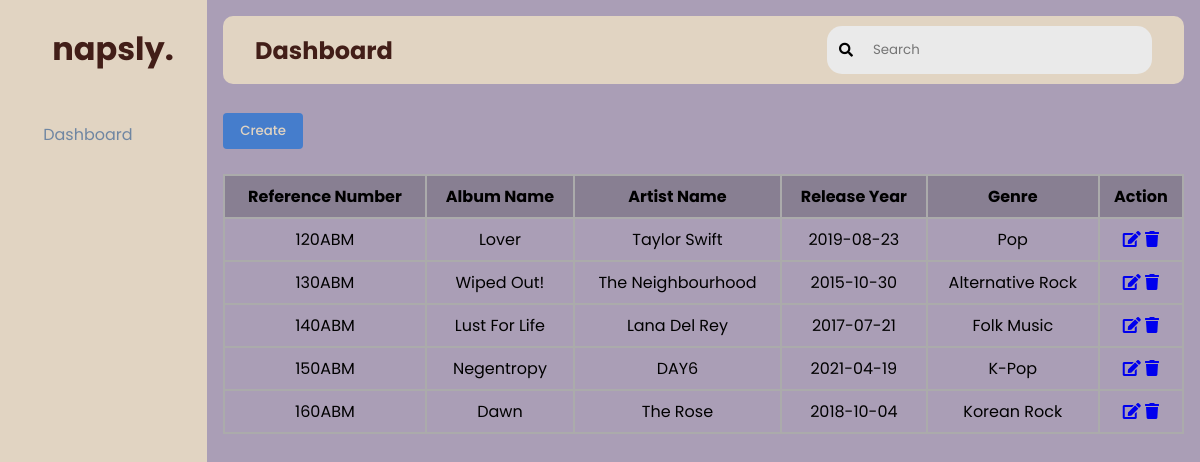
The app's page /views/dashboard.php (signed in) with its own data.
### tables this page shows
CREATE TABLE `album` (
  `id` varchar(20) NOT NULL,
  `album` varchar(50) NOT NULL,
  `artist` varchar(100) NOT NULL,
  `release_year` date NOT NULL,
  `genre` varchar(20) NOT NULL
);

### views/dashboard.php (the view, shortened to what this page needs)
<?php
    require "../aksi/koneksi.php";
    $result = mysqli_query($conn, "SELECT * FROM album");
    $album = [];
    while($row = mysqli_fetch_assoc($result)){
        $album[] = $row;
    }
?>
<!DOCTYPE html>
<html lang="en">
<head>
    <link rel="stylesheet" href="../css/dashboard.css">
    <link rel="stylesheet" href="https://cdnjs.cloudflare.com/ajax/libs/font-awesome/5.15.2/css/all.min.css">
</head>
<body>
    <div class="sidebar">
        <div class="logo">
            <h1 style="font-family: mouly, 'Poppins';">napsly.</h1>
        </div>
        <ul class="main">
            <li>
                <a href="../views/dashboard.php">Dashboard</a>
            </li>
        </ul>
    </div>
    <div class="content">
        <div class="header-wrapper">
            <div class="header">
                <h2>Dashboard</h2>
            </div>
            <div class="search">
                <i class="fas fa-search"></i><input type="text" placeholder="Search">
            </div>
        </div>
    <div class="card-container">
        <h1><a href="create.php"><button class="add-btn">Create</button></a></h1><br>
    </div>
        <table>
            <thead>
                <tr>
                    <th>Reference Number</th>
                    <th>Album Name</th>
                    <th>Artist Name</th>
                    <th>Release Year</th>
                    <th>Genre</th>
                    <th>Action</th>
                </tr>
            </thead>
            <tbody>
                <?php $i = 1; foreach($album as $abm) :?>
                <tr>
                    <td><?php echo $abm["id"] ?></td>
                    <td><?php echo $abm["album"] ?></td>
                    <td><?php echo $abm["artist"] ?></td>
                    <td><?php echo $abm["release_year"] ?></td>
                    <td><?php echo $abm["genre"] ?></td>
                    <td>
                        <a href="update.php?id=<?php echo $abm['id']?>"><i class="fas fa-edit"></i></a>
                        <a href="delete.php?id=<?php echo $abm['id']?>"><i class="fas fa-trash"></i></a>
                    </td>
                </tr>
                <?php $i; endforeach; ?>
            </tbody>
        </table>
    </div>
</body>
</html>

### css/dashboard.css (style rules this page uses)
* { margin: 0; padding: 0; border: none; outline: none; box-sizing: border-box; font-family: "Poppins", sans-serif; }
body { display: flex; }
.sidebar { position: sticky; top: 0; left: 0; bottom: 0; width: 240px; height: 100vh; padding: 0 1.7rem; color: #421E18; overflow: hidden; background: #E1D4C2; }
.logo { padding: 25px; }
.main { position: relative; list-style: none; padding: 0; }
.main li { padding: 1rem; margin: 8px 0; border-radius: 8px; }
.main a { color: #6F86A2; font-size: 16px; text-decoration: none; display: flex; align-items: center; gap: 10px; }
.content { position: relative; background: #AA9EB6; width: 100%; padding: 1rem; }
.header-wrapper { display: flex; justify-content: space-between; align-items: center; flex-wrap: wrap; background: #E1D4C2; border-radius: 10px; padding: 10px 2rem; margin-bottom: 1rem; }
.header { color:#421E18; }
.search { display: flex; align-items: center; background: #eaeaea; border-radius: 15px; gap: 10px; padding: 4px 12px; }
.search input { background: transparent; padding: 10px; }
.search i { font-size: 14px; cursor: pointer; }
.add-btn { background-color: #457dcc; padding: 8px; width: 80px; border: none; border-radius: 4px; font-weight: 500; color:#E1D4C2; }
table { width: 100%; border: 2px solid #ababab; border-collapse: collapse; text-align: center; }
table thead { background-color: rgba(0, 0, 0, 0.2); }
table th, td { padding: 8px; border: 2px solid #ababab; }

### records on screen
album: id "120ABM", album "Lover", artist "Taylor Swift", release_year "2019-08-23", genre "Pop"
album: id "130ABM", album "Wiped Out!", artist "The Neighbourhood", release_year "2015-10-30", genre "Alternative Rock"
album: id "140ABM", album "Lust For Life", artist "Lana Del Rey", release_year "2017-07-21", genre "Folk Music"
album: id "150ABM", album "Negentropy", artist "DAY6", release_year "2021-04-19", genre "K-Pop"
album: id "160ABM", album "Dawn", artist "The Rose", release_year "2018-10-04", genre "Korean Rock"
